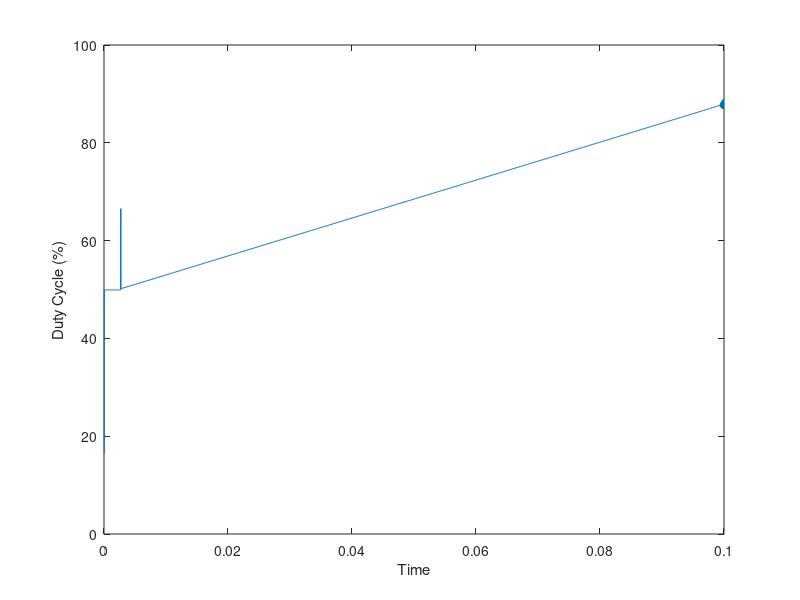

The MATLAB script that drew this image:
A= csvread('Project3_DutyCycle.csv');
DutyCycle_x=A(:,1);
DutyCycle_y=A(:,2);
stairs(DutyCycle_x,DutyCycle_y);ylabel("Duty Cycle (%)");xlabel("Time")